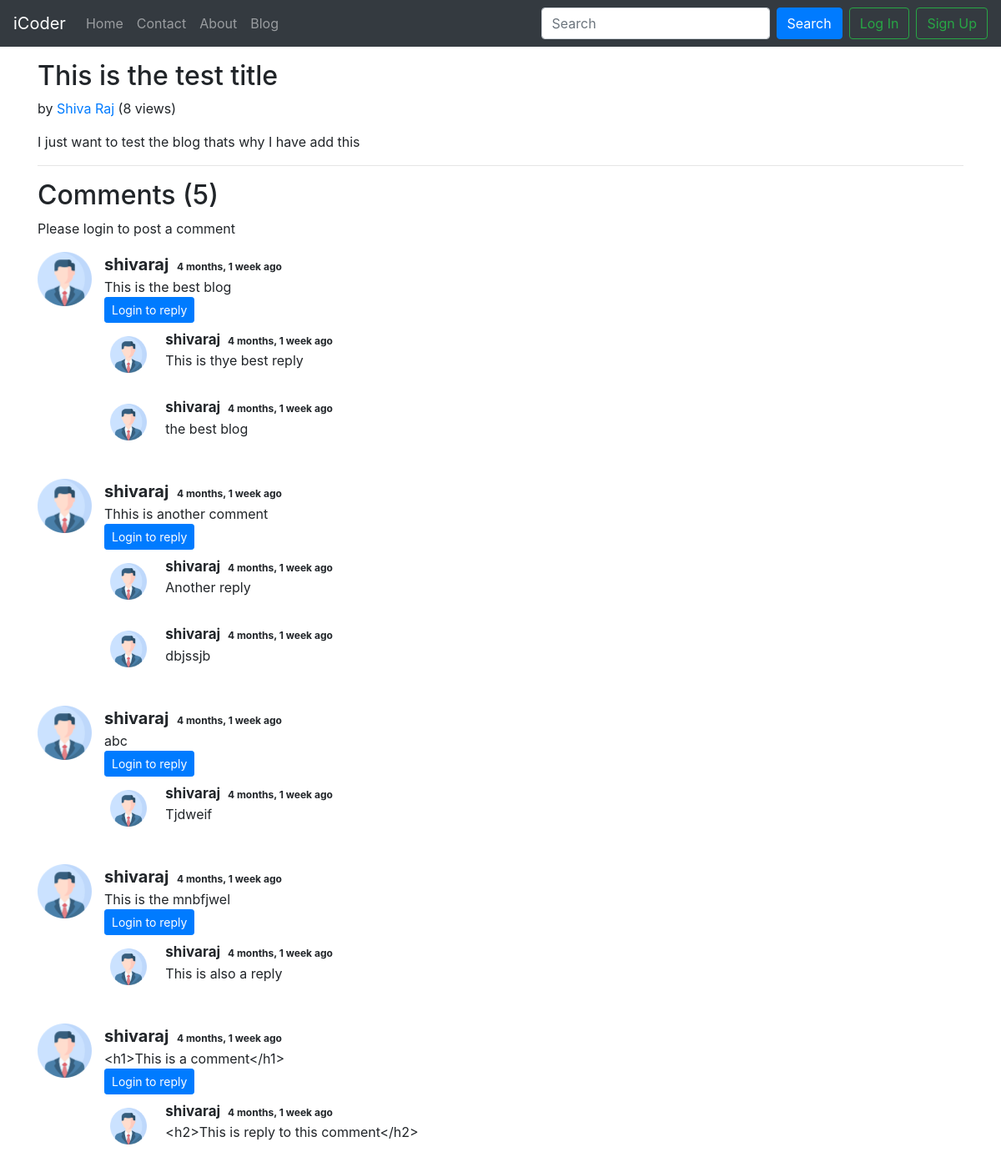
The page /blog/test_post on the database its author committed.
### blog/models.py (models this page shows, shortened)
class Post(models.Model):
    sno=models.AutoField(primary_key=True)
    title=models.CharField(max_length=255)
    author=models.CharField(max_length=255)
    slug=models.CharField(max_length=255,default="")
    views=models.IntegerField(default=0)
    content=models.TextField()
    timestamp=models.DateTimeField(auto_now_add=True)

class BlogComment(models.Model):
    sno=models.AutoField(primary_key=True)
    comment=models.TextField()
    user=models.ForeignKey(User,on_delete=models.CASCADE)
    post=models.ForeignKey(Post,on_delete=models.CASCADE)
    parent=models.ForeignKey('self',on_delete=models.CASCADE,null=True)
    timestamp=models.DateTimeField(default=now)

### blog/views.py (the view)
# urls.py: path('<str:slug>', views.blogPost,name="blogPost")
def blogPost(request, slug):
    post=Post.objects.filter(slug=slug).first()
    post.views=post.views+1
    post.save()
    comments= BlogComment.objects.filter(post=post, parent=None)
    replies= BlogComment.objects.filter(post=post).exclude(parent=None)
    replyDict={}
    for reply in replies:
        if reply.parent.sno not in replyDict.keys():
            replyDict[reply.parent.sno]=[reply]
        else:
            replyDict[reply.parent.sno].append(reply)
    context={'post':post, 'comments': comments, 'user': request.user, 'replyDict': replyDict}
    return render(request, "blog/blogPost.html", context)

### blog/templatetags/extras.py (called while the page is built)
@register.filter(name='get_val')
def get_val(dict, key):
    return dict.get(key)

### templates/blog/blogPost.html (shortened to what this page needs)
{% extends 'base.html' %}
{% block body %}
{% load extras %}
<div class="container my-3">
    <h2 class="blog-post-title">{{post.title|safe}}</h2>
    <p class="blog-post-meta">{{post.timeStamp}} by <a href="/about">{{post.author|safe}}</a> <span>({{post.views}} views)</span></p>
    <p>{{post.content|safe}}</p>
    <hr>
</div>
<div class="container">
    <h2> Comments ({{comments.count}}) </h2>
    <div class="my-2">
        {% if user.is_authenticated %}
        <form action="/blog/postComment" method="post">
            {% csrf_token %}
            <div class="form-group">
                <label for="exampleInputEmail1">Post Comment </label>
                <input type="text" class="form-control" name="comment" placeholder="Enter comment here">
            </div>
            <input type="hidden" name="postSno" value="{{post.sno}}">
            <input type="hidden" name="parentSno" value="">
            <button type="submit" class="btn btn-primary">Submit</button>
        </form>
        {% else %}
        Please login to post a comment
        {% endif %}
    </div>
    {% for comment in comments %}
    <div class="row my-3">
        <div class="col-md-1  ">
            <img class="rounded mx-auto d-block w-100" src="/static/img/user.png" alt="user">
        </div>
        <div class="col-md-11" style="padding-left: 0px;">
            <b style="font-size: 20px;"> {{comment.user.username}} </b> <span class="badge">{{comment.timestamp| timesince}} ago</span>
            <div>{{comment.comment}}</div>
            <div class="reply mx-0">
                {% if user.is_authenticated %}
                <button class="btn btn-sm btn-primary" type="button" data-toggle="collapse" data-target="#replyBox{{comment.sno}}" aria-expanded="false" aria-controls="replyBox{{comment.sno}}">
                    Reply
                </button>
                <hr>
                <div class="collapse" id="replyBox{{comment.sno}}">
                    <div class="card card-body my-2">
                        <form action="/blog/postComment" method="post">
                            {% csrf_token %}
                            <div class="form-group">
                                <label for="comment">Post a reply </label>
                                <input type="text" class="form-control" name="comment" placeholder="Enter comment here">
                                <input type="hidden" name="parentSno" value="{{comment.sno}}">
                            </div>
                            <input type="hidden" name="postSno" value="{{post.sno}}">
                            <button type="submit" class="btn btn-primary">Submit</button>
                        </form>
                    </div>
                </div>
                {% else %}
                <button class="btn btn-sm btn-primary" type="button" data-toggle="collapse" data-target="#replyBox{{comment.sno}}" aria-expanded="false" aria-controls="replyBox{{comment.sno}}">
                    Login to reply
                </button>
                {% endif %}
                <div class="replies my-2">
                    {% for reply in replyDict|get_val:comment.sno %}
                    <div class="row my-2">
                        <div class="col-md-1 ">
                            <img class="rounded mx-auto d-block w-75 my-2" src="/static/img/user.png" alt="user">
                        </div>
                        <div class="col-md-11"  style="padding-left:0px;">
                            <div class="col-md-11"  style="padding-left:0px;">
                                <b style="font-size: 17px;"> {{reply.user.username}} </b> <span class="badge">{{reply.timestamp| timesince}} ago</span>
                                <div>{{reply.comment}}</div>
                            </div>
                            <br>
                        </div>
                    </div>
                    {% endfor %}
                </div>
            </div>
        </div>
    </div>
    {% endfor %}
</div>
{% endblock %}

### rows shown on the page
Post: title "This is the test title", author "Shiva Raj", views "8", content "I just want to test the blog thats why I have add this"
BlogComment: user.username "shivaraj", timestamp "4 months, 1 week", comment "This is the best blog"
BlogComment: user.username "shivaraj", timestamp "4 months, 1 week", comment "This is thye best reply"
BlogComment: user.username "shivaraj", timestamp "4 months, 1 week", comment "the best blog"
BlogComment: user.username "shivaraj", timestamp "4 months, 1 week", comment "Thhis is another comment"
BlogComment: user.username "shivaraj", timestamp "4 months, 1 week", comment "Another reply"
BlogComment: user.username "shivaraj", timestamp "4 months, 1 week", comment "dbjssjb"
BlogComment: user.username "shivaraj", timestamp "4 months, 1 week", comment "abc"
BlogComment: user.username "shivaraj", timestamp "4 months, 1 week", comment "Tjdweif"
BlogComment: user.username "shivaraj", timestamp "4 months, 1 week", comment "This is the mnbfjwel"
BlogComment: user.username "shivaraj", timestamp "4 months, 1 week", comment "This is also a reply"
BlogComment: user.username "shivaraj", timestamp "4 months, 1 week", comment "<h1>This is a comment</h1>"
BlogComment: user.username "shivaraj", timestamp "4 months, 1 week", comment "<h2>This is reply to this comment</h2>"

### other values the page prints
{{ comments.count }} "5"
